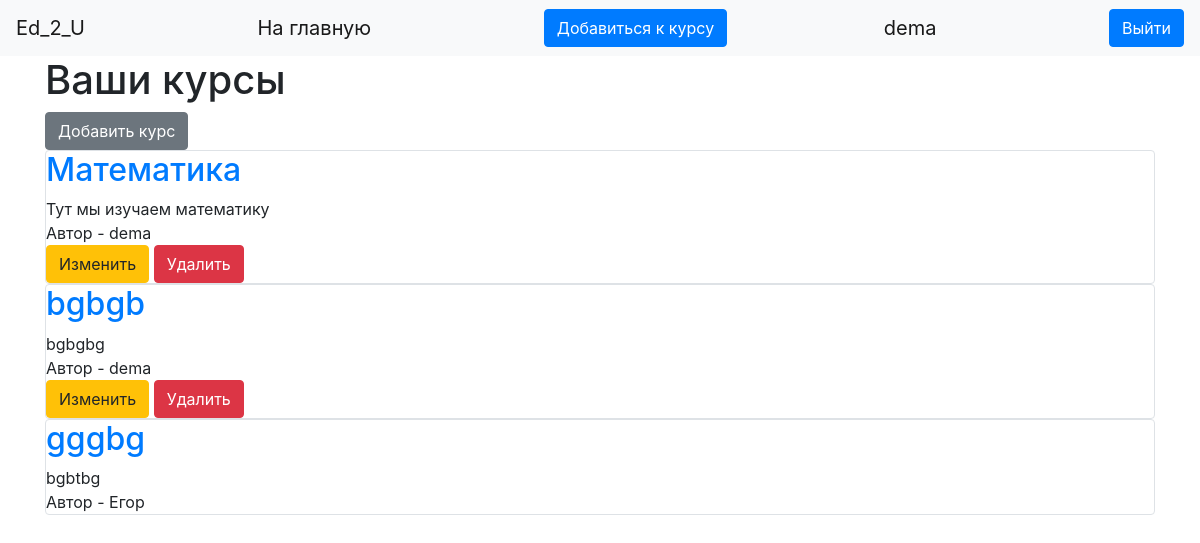
Page / (signed in) on the earlier database version.
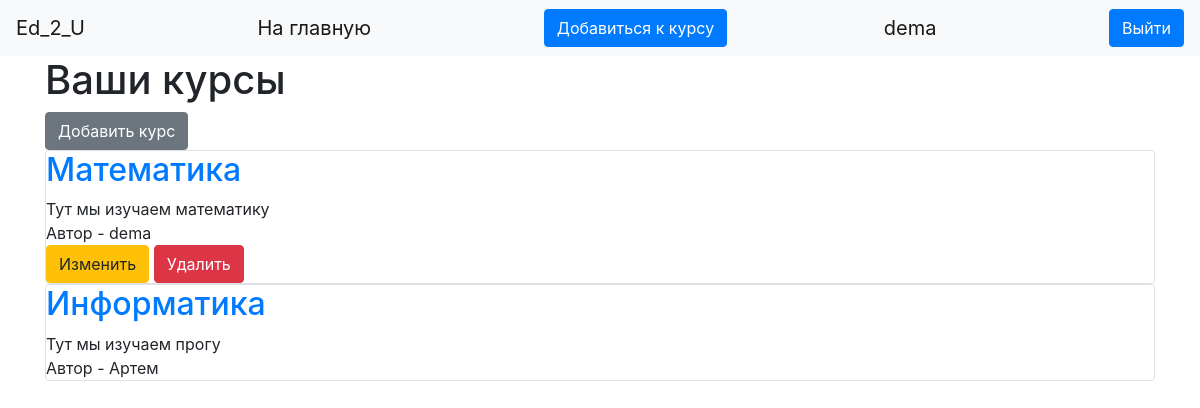
Same page on the later database version.
### data/news.py (models this page shows, shortened)
class Course(SqlAlchemyBase):
    __tablename__ = 'news'
    id = sqlalchemy.Column(sqlalchemy.Integer, primary_key=True, autoincrement=True)
    title = sqlalchemy.Column(sqlalchemy.String, nullable=True)
    content = sqlalchemy.Column(sqlalchemy.String, nullable=True)
    created_date = sqlalchemy.Column(sqlalchemy.DateTime, default=datetime.datetime.now)
    is_private = sqlalchemy.Column(sqlalchemy.Boolean, default=True)
    included_users = sqlalchemy.Column(sqlalchemy.String, nullable=True)
    invite_code = sqlalchemy.Column(sqlalchemy.String, nullable=True)
    user_id = sqlalchemy.Column(sqlalchemy.Integer, sqlalchemy.ForeignKey("users.id"))
    user = orm.relation('User')
    categories = orm.relation("Category", secondary="association", backref="news")

### data/users.py (models this page shows, shortened)
class User(SqlAlchemyBase, UserMixin):
    __tablename__ = 'users'
    id = sqlalchemy.Column(sqlalchemy.Integer, primary_key=True, autoincrement=True)
    name = sqlalchemy.Column(sqlalchemy.String, nullable=True)
    about = sqlalchemy.Column(sqlalchemy.String, nullable=True)
    email = sqlalchemy.Column(sqlalchemy.String, index=True, unique=True, nullable=True)
    hashed_password = sqlalchemy.Column(sqlalchemy.String, nullable=True)
    created_date = sqlalchemy.Column(sqlalchemy.DateTime, default=datetime.datetime.now)
    type = sqlalchemy.Column(sqlalchemy.String, nullable=False)
    course = orm.relation("Course", back_populates='user')

### main.py (the view)
@app.route("/")
def index():
    db_sess = db_session.create_session()
    if current_user.is_authenticated:
        all = db_sess.query(Course)
        course = list()
        for i in all:
            if current_user.id in list(map(int, i.included_users.split())):
                course.append(i)
    else:
        course = []
    return render_template("index.html", news=course)

### data/db_session.py (called while the page is built)
def create_session() -> Session:
    global __factory
    return __factory()

### main.py (called while the page is built)
@login_manager.user_loader
def load_user(user_id):
    db_sess = db_session.create_session()
    return db_sess.query(User).get(user_id)

### templates/index.html
{% extends "base.html" %}
{% block content %}
    <h1>Ваши курсы</h1>
    {% if current_user.is_authenticated %}
        <a href="news" class="btn btn-secondary">Добавить курс</a>
    {% endif %}
    {% for item in news %}
        <div class="col-md6 border rounded">
            <a href="course_info/{{ item.id }}"><h2>{{ item.title }}</h2></a>
            <div>
                {{ item.content }}
            </div>
            <div>
                Автор - {{ item.user.name }}
            </div>
            {% if current_user.is_authenticated and current_user == item.user %}
                <div>
                    <a href="/news/{{ item.id }}" class="btn btn-warning">Изменить</a>
                    <a href="/news_delete/{{ item.id }}" class="btn btn-danger">Удалить</a>
                </div>
            {% endif %}
        </div>
    {% endfor %}
{% endblock %}

Differences in the rows shown:
removed Course: title "bgbgb", content "bgbgbg", user.name "dema"
no longer on this page (row edited): Course: title "gggbg", content "bgbtbg", user.name "Егор"
added Course: title "Информатика", content "Тут мы изучаем прогу", user.name "Артем"
